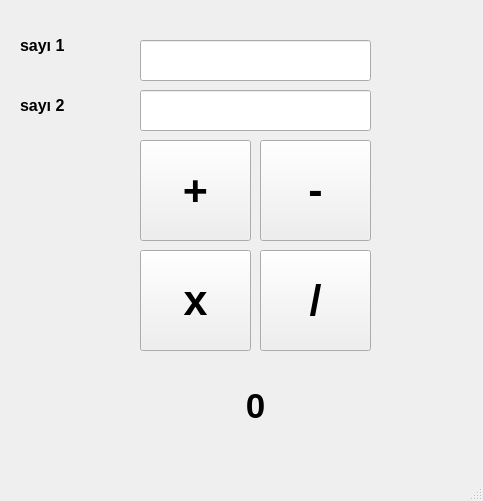
<?xml version="1.0" encoding="UTF-8"?>
<ui version="4.0">
 <class>MainWindow</class>
 <widget class="QMainWindow" name="MainWindow">
  <property name="geometry">
   <rect>
    <x>0</x>
    <y>0</y>
    <width>483</width>
    <height>501</height>
   </rect>
  </property>
  <property name="windowTitle">
   <string>MainWindow</string>
  </property>
  <widget class="QWidget" name="centralwidget">
   <widget class="QLabel" name="lbl_sayi1">
    <property name="geometry">
     <rect>
      <x>20</x>
      <y>30</y>
      <width>91</width>
      <height>31</height>
     </rect>
    </property>
    <property name="font">
     <font>
      <pointsize>12</pointsize>
      <weight>75</weight>
      <bold>true</bold>
     </font>
    </property>
    <property name="text">
     <string>sayı 1</string>
    </property>
   </widget>
   <widget class="QLabel" name="lbl_sayi_2">
    <property name="geometry">
     <rect>
      <x>20</x>
      <y>90</y>
      <width>91</width>
      <height>31</height>
     </rect>
    </property>
    <property name="font">
     <font>
      <pointsize>12</pointsize>
      <weight>75</weight>
      <bold>true</bold>
     </font>
    </property>
    <property name="text">
     <string>sayı 2</string>
    </property>
   </widget>
   <widget class="QLineEdit" name="txt_sayi1">
    <property name="geometry">
     <rect>
      <x>140</x>
      <y>40</y>
      <width>231</width>
      <height>41</height>
     </rect>
    </property>
   </widget>
   <widget class="QLineEdit" name="txt_sayi2">
    <property name="geometry">
     <rect>
      <x>140</x>
      <y>90</y>
      <width>231</width>
      <height>41</height>
     </rect>
    </property>
   </widget>
   <widget class="QPushButton" name="btn_toplama">
    <property name="geometry">
     <rect>
      <x>140</x>
      <y>140</y>
      <width>111</width>
      <height>101</height>
     </rect>
    </property>
    <property name="font">
     <font>
      <pointsize>32</pointsize>
      <weight>75</weight>
      <bold>true</bold>
     </font>
    </property>
    <property name="text">
     <string>+</string>
    </property>
   </widget>
   <widget class="QPushButton" name="btn_cikarma">
    <property name="geometry">
     <rect>
      <x>260</x>
      <y>140</y>
      <width>111</width>
      <height>101</height>
     </rect>
    </property>
    <property name="font">
     <font>
      <pointsize>32</pointsize>
      <weight>75</weight>
      <bold>true</bold>
     </font>
    </property>
    <property name="text">
     <string>-</string>
    </property>
   </widget>
   <widget class="QPushButton" name="btn_carpma">
    <property name="geometry">
     <rect>
      <x>140</x>
      <y>250</y>
      <width>111</width>
      <height>101</height>
     </rect>
    </property>
    <property name="font">
     <font>
      <pointsize>32</pointsize>
      <weight>75</weight>
      <bold>true</bold>
     </font>
    </property>
    <property name="text">
     <string>x</string>
    </property>
   </widget>
   <widget class="QPushButton" name="btn_bolme">
    <property name="geometry">
     <rect>
      <x>260</x>
      <y>250</y>
      <width>111</width>
      <height>101</height>
     </rect>
    </property>
    <property name="font">
     <font>
      <pointsize>32</pointsize>
      <weight>75</weight>
      <bold>true</bold>
     </font>
    </property>
    <property name="text">
     <string>/</string>
    </property>
   </widget>
   <widget class="QLabel" name="lbl_sonuc">
    <property name="geometry">
     <rect>
      <x>150</x>
      <y>370</y>
      <width>211</width>
      <height>71</height>
     </rect>
    </property>
    <property name="font">
     <font>
      <pointsize>26</pointsize>
      <weight>75</weight>
      <bold>true</bold>
     </font>
    </property>
    <property name="text">
     <string>0</string>
    </property>
    <property name="alignment">
     <set>Qt::AlignCenter</set>
    </property>
   </widget>
  </widget>
  <widget class="QMenuBar" name="menubar">
   <property name="geometry">
    <rect>
     <x>0</x>
     <y>0</y>
     <width>483</width>
     <height>26</height>
    </rect>
   </property>
  </widget>
  <widget class="QStatusBar" name="statusbar"/>
 </widget>
 <resources/>
 <connections/>
</ui>
